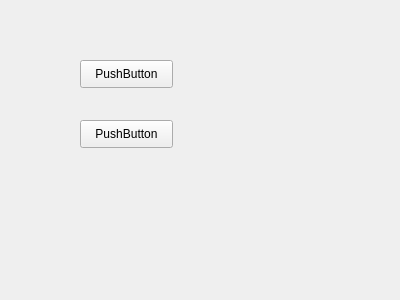
<?xml version="1.0" encoding="UTF-8"?>
<ui version="4.0">
 <class>Form</class>
 <widget class="QWidget" name="Form">
  <property name="geometry">
   <rect>
    <x>0</x>
    <y>0</y>
    <width>400</width>
    <height>300</height>
   </rect>
  </property>
  <property name="windowTitle">
   <string>Form</string>
  </property>
  <widget class="QPushButton" name="pushButton">
   <property name="geometry">
    <rect>
     <x>80</x>
     <y>60</y>
     <width>93</width>
     <height>28</height>
    </rect>
   </property>
   <property name="text">
    <string>PushButton</string>
   </property>
  </widget>
  <widget class="QPushButton" name="pushButton_2">
   <property name="geometry">
    <rect>
     <x>80</x>
     <y>120</y>
     <width>93</width>
     <height>28</height>
    </rect>
   </property>
   <property name="text">
    <string>PushButton</string>
   </property>
  </widget>
 </widget>
 <resources/>
 <connections/>
</ui>
